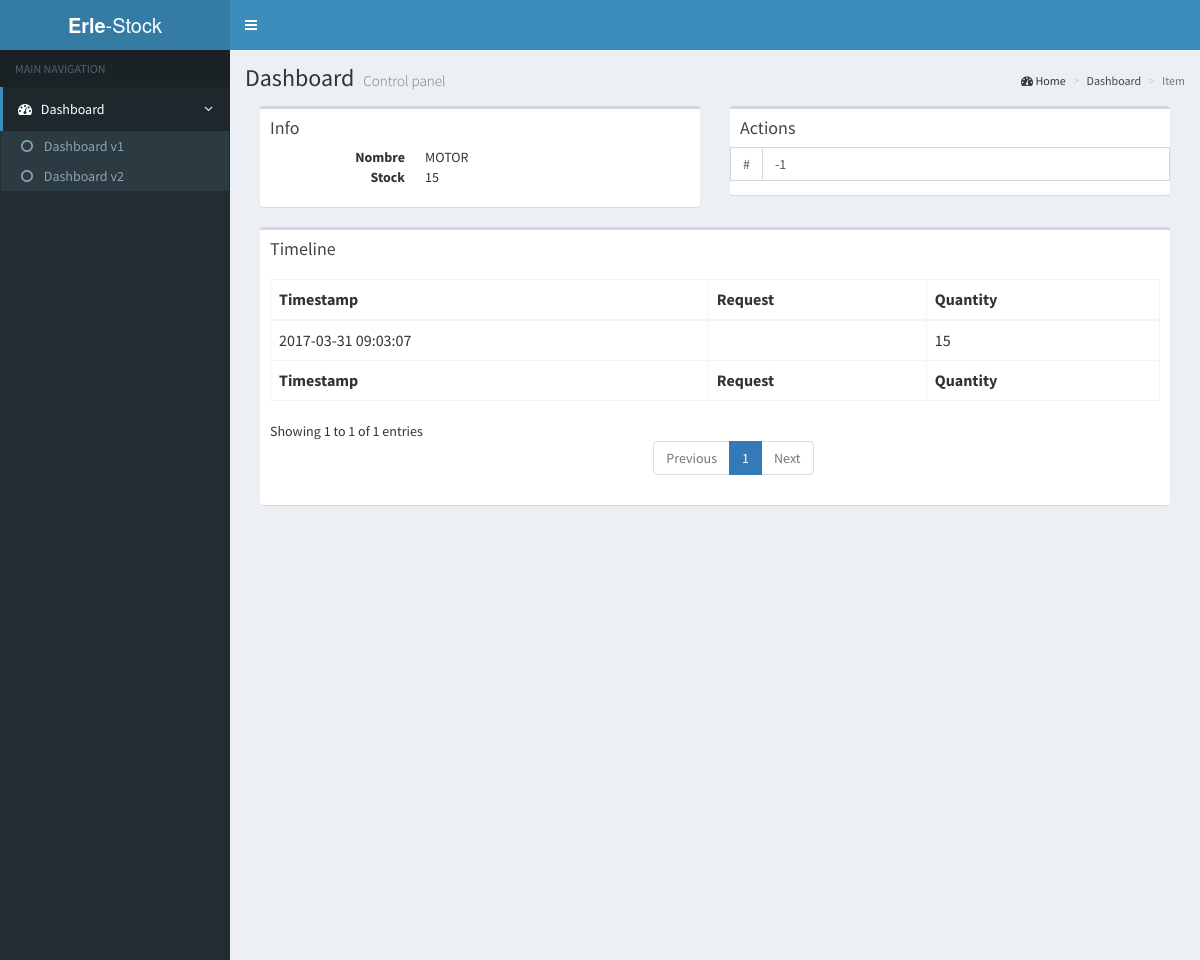
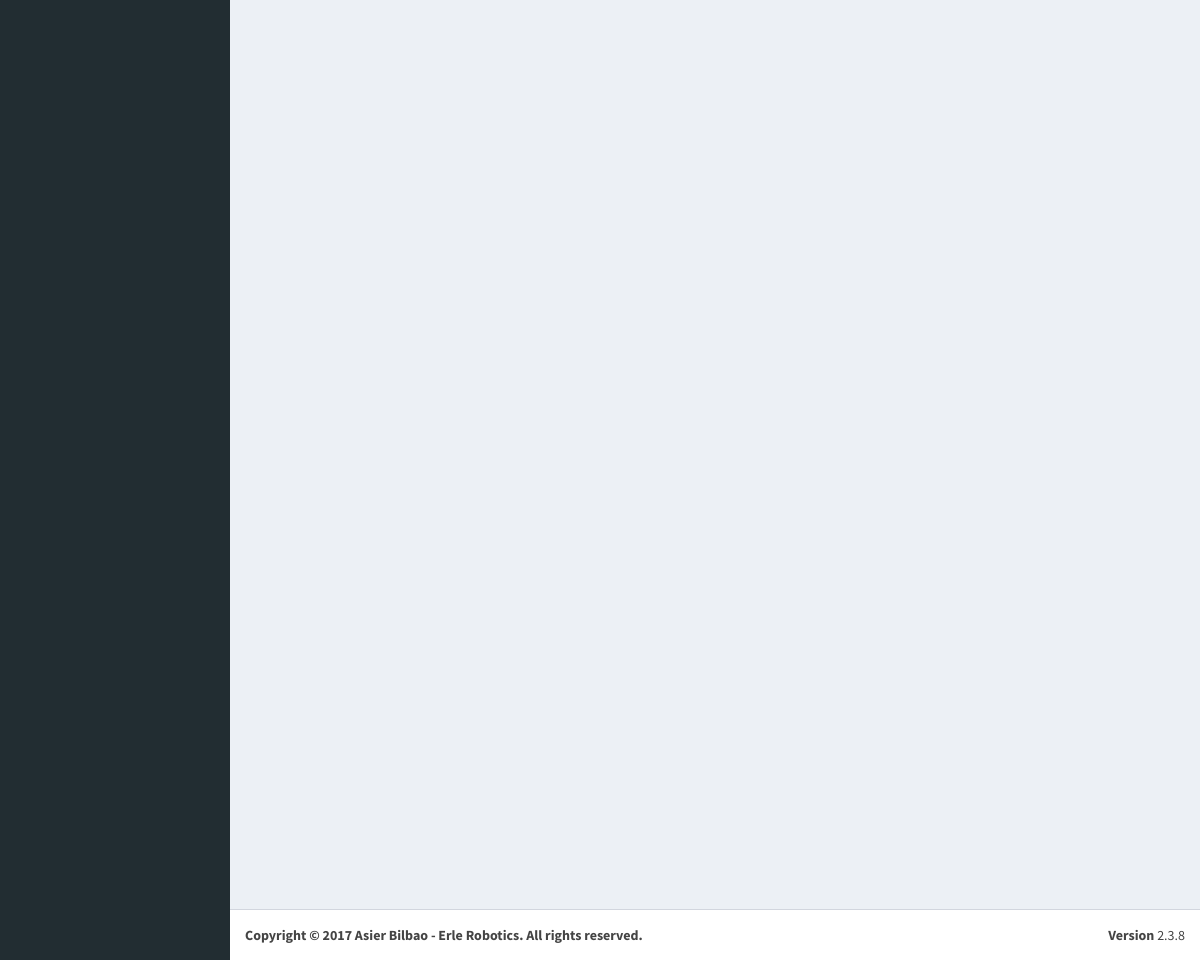
/item.php?id=0003, run on the app's committed database (2 pictures, top to bottom).
### tables this page shows
CREATE TABLE `item` (
  `id` int(11) NOT NULL,
  `name` varchar(200) NOT NULL,
  `barcode` int(12) DEFAULT NULL,
  `stock` int(11) NOT NULL,
  `alerta` int(11) NOT NULL DEFAULT '10'
);

CREATE TABLE `movement` (
  `id` int(11) NOT NULL,
  `idItem` int(11) NOT NULL,
  `quantity` int(11) NOT NULL,
  `idRequest` int(11) DEFAULT NULL,
  `timestamp` timestamp NOT NULL DEFAULT CURRENT_TIMESTAMP
);

### item.php (the view, shortened to what this page needs)
<?php include('includes/alt.php');
include('includes/conectar.php');
  $sql = "SELECT `id`, `name`, `barcode`, `stock` FROM `item` WHERE `id` = ".$_GET['id']." LIMIT 1";
  $quer=mysqli_query($con,$sql);
  $resul = mysqli_fetch_assoc($quer);
    $productoName=$resul['name'];
    $productoStock=$resul['stock'];
  $sql = "SELECT `quantity`, `idRequest`, `timestamp` FROM `movement` WHERE `idItem` = ".$_GET['id']." ORDER BY timestamp ASC";
  $querStock=mysqli_query($con,$sql);
?>
  <div class="content-wrapper">
    <section class="content-header">
      <h1>
        Dashboard
        <small>Control panel</small>
      </h1>
      <ol class="breadcrumb">
        <li><i class="fa fa-dashboard"></i> Home</li>
        <li><a href=".">Dashboard</a></li>
        <li class="active">Item</li>
      </ol>
    </section>
    <section class="content">
	<div class="col-md-6">
		<div class="box color-palette-box">
			<div class="box-header">
				<h3 class="box-title">Info</h3>
			</div>
			<div class="row">
				<dl class="dl-horizontal">
            <dt>Nombre</dt>
            <dd><?php echo $productoName;?></dd>
            <dt>Stock</dt>
            <dd><?php echo $productoStock;?></dd>
        </dl>
			</div>
		</div>
	</div>
  <div class="col-md-6">
    <div class="box color-palette-box">
      <div class="box-header">
        <h3 class="box-title">Actions</h3>
      </div>
      <div class="row">
        <div class="col-sm-12">
          <form action="item.php?id=<?php echo $_GET['id'];?>" method="POST">
            <div class="input-group">
              <span class="input-group-addon">#</span>
              <input type="number" class="form-control" value=-1 name="stock" autofocus>
            </div>
        </form>
        </div>
      </div>
    </div>
  </div>
	<div class="col-md-12">
		<div class="box color-palette-box">
			<div class="box-header">
				<h3 class="box-title">Timeline</h3>
			</div>
              <div class="box-body">
                <table id="example2" class="table table-bordered table-hover">
                  <thead>
                  <tr>
                    <th>Timestamp</th>
                    <th>Request</th>
                    <th>Quantity</th>
                  </tr>
                  </thead>
                  <tbody>
                    <?php   while ($resulStock = mysqli_fetch_assoc($querStock)) {?>
                        <tr>
                          <td><?php echo $resulStock['timestamp']; ?></td>
                          <td><?php echo $resulStock['idRequest']; ?></td>
                          <td><?php echo $resulStock['quantity']; ?></td>
                        </tr>
                    <?php  }; ?>
                  </tbody>
                  <tfoot>
                  <tr>
                    <th>Timestamp</th>
                    <th>Request</th>
                    <th>Quantity</th>
                  </tr>
                  </tfoot>
                </table>
              </div>
            </div>
	</div>
	</section>
  </div>
<?php include('includes/bottom.php');?>

### data on the page
item: name "MOTOR", stock "15"
movement: timestamp "2017-03-31 09:03:07", quantity "15"
